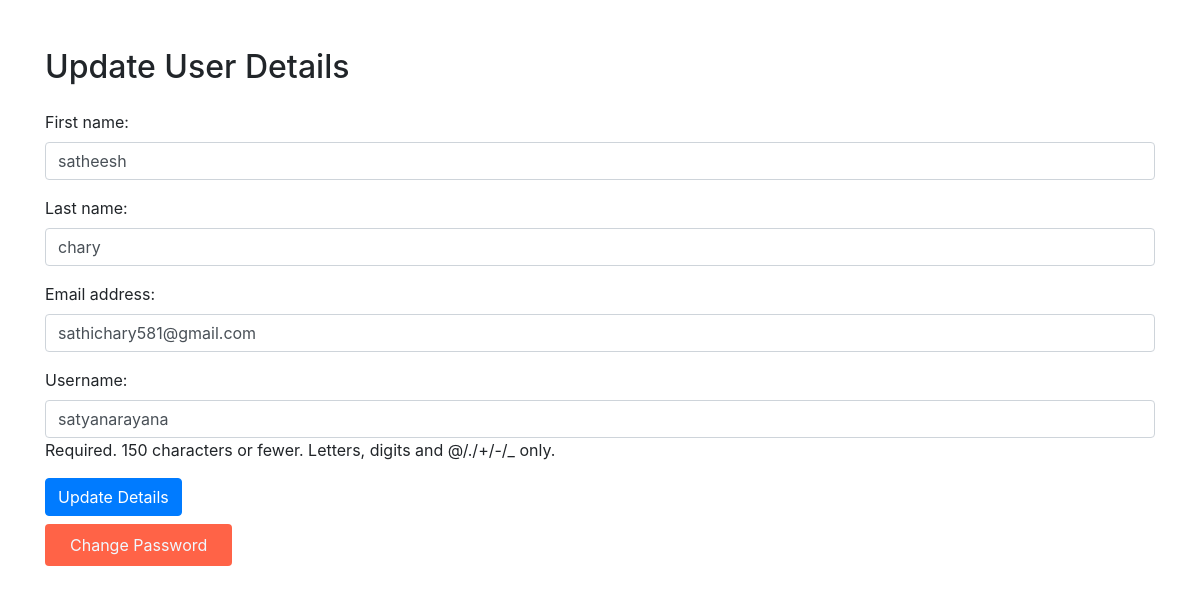
The app's page /user_detail/ (signed in), older data.
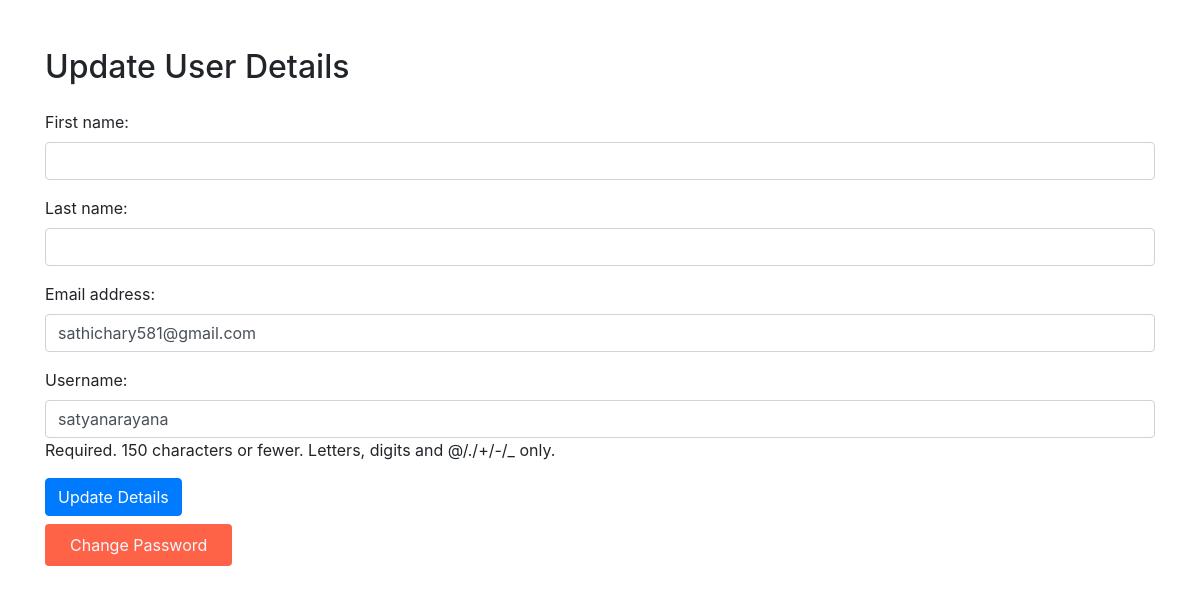
The same page, newer data.
### app/models.py (models this page shows, shortened)
class User(AbstractUser):
    username = models.CharField(max_length=100)
    email = models.EmailField(unique=True)
    USERNAME_FIELD = 'email'
    REQUIRED_FIELDS = ['username']

### admin_user/views.py (the view)
# urls.py: path('user_detail/', admin_user_detail, name='admin_user_detail'),
@login_required
@staff_member_required
def admin_user_detail(request):
    if request.method == 'POST':
        user_form = UserDetailForm(request.POST, instance=request.user)
        if user_form.is_valid():
            user_form.save()
            messages.success(request, 'Your profile was successfully updated!')
            return redirect('admin_user_detail')
        else:
            messages.error(request, 'Please correct the error below.')
    else:
        user_form = UserDetailForm(instance=request.user)
    return render(request, 'user/admin_user_detail.html', {
        'user_form': user_form,
    })

### admin_user/forms.py
class UserDetailForm(forms.ModelForm):
    class Meta:
        model = User
        fields = ['first_name', 'last_name', 'email', 'username']
        widgets = {
            'first_name': forms.TextInput(attrs={'class': 'form-control'}),
            'last_name': forms.TextInput(attrs={'class': 'form-control'}),
            'email': forms.EmailInput(attrs={'class': 'form-control'}),
            'username': forms.TextInput(attrs={'class': 'form-control'}),
        }

### templates/user/admin_user_detail.html (shortened to what this page needs)
<!DOCTYPE html>
<html lang="en">
<head>
    <link href="https://maxcdn.bootstrapcdn.com/bootstrap/4.5.2/css/bootstrap.min.css" rel="stylesheet">
</head>
<body>
    <div class="container mt-5">
        <h2 class="mb-4">Update User Details</h2>
        <form method="post" class="needs-validation" novalidate>
            {{ user_form.as_p }}
            <button type="submit" class="btn btn-primary">Update Details</button>
        </form>
        <a href="/user_password_change/" style="background-color: tomato;color: aliceblue;"
                class="btn py-md-2 px-md-4 font-weight-semi-bold mt-2">Change Password</a>
    </div>
</body>
</html>

Row changes from the older to the newer data that the page shows:
changed User "sathichary581@gmail.com": first_name "satheesh" → (not shown); last_name "chary" → (not shown)
